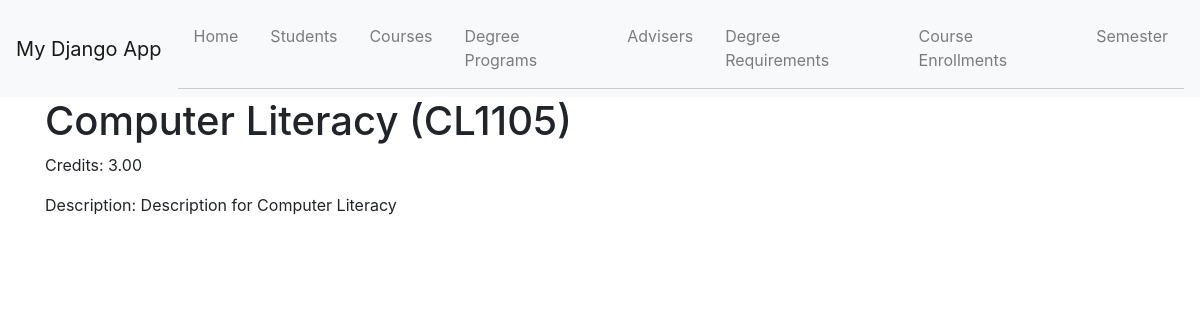
Screenshot of /courses/1105/ with the database file from the repository.
### degree_checklist/models.py (models this page shows, shortened)
class Course(models.Model):
    course_id = models.AutoField(primary_key=True)
    course_code = models.CharField(max_length=20)
    course_name = models.CharField(max_length=100)
    credits = models.DecimalField(max_digits=5, decimal_places=2)
    description = models.TextField()
    prerequisites = models.ManyToManyField('self', blank=True)
    semester_offered = models.CharField(max_length=20)

### degree_checklist/views.py (the view)
# urls.py: path("courses/<int:pk>/", views.CourseDetailView.as_view(), name="course-detail"),
class CourseDetailView(DetailView):
    model = Course
    template_name = "course_detail.html"

### degree_checklist/templates/course_detail.html
{% extends "base.html" %}
{% block content %}
<h1>{{ object.course_name }} ({{ object.course_code }})</h1>
<p>Credits: {{ object.credits }}</p>
<p>Description: {{ object.description }}</p>
{% endblock %}

### degree_checklist/static/css/styles.css (style rules this page uses)
body { font-family: Arial, sans-serif; margin: 20px; background-color: #f4f4f4; }
h1, h2 { color: #333; }

### rows the page displays
Course: course_name "Computer Literacy", course_code "CL1105", credits "3.00", description "Description for Computer Literacy"
